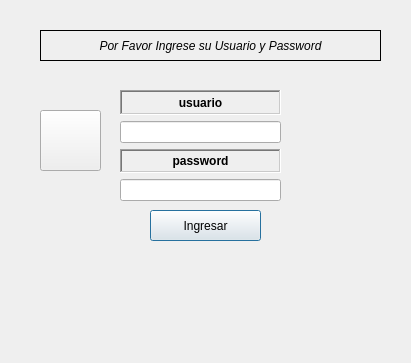
<?xml version="1.0" encoding="UTF-8"?>
<ui version="4.0">
 <class>DialogLogin</class>
 <widget class="QDialog" name="DialogLogin">
  <property name="geometry">
   <rect>
    <x>0</x>
    <y>0</y>
    <width>411</width>
    <height>363</height>
   </rect>
  </property>
  <property name="windowTitle">
   <string>Dialog</string>
  </property>
  <property name="windowIcon">
   <iconset>
    <activeon>:/icons/pix/oxygen/48x48/status/object-unlocked.png</activeon>
   </iconset>
  </property>
  <widget class="QPushButton" name="pushButton">
   <property name="geometry">
    <rect>
     <x>150</x>
     <y>210</y>
     <width>111</width>
     <height>31</height>
    </rect>
   </property>
   <property name="text">
    <string>Ingresar</string>
   </property>
   <property name="icon">
    <iconset>
     <activeon>:/icons/pix/oxygen/48x48/status/dialog-password.png</activeon>
    </iconset>
   </property>
   <property name="iconSize">
    <size>
     <width>22</width>
     <height>22</height>
    </size>
   </property>
  </widget>
  <widget class="QPushButton" name="pushButton_2">
   <property name="geometry">
    <rect>
     <x>40</x>
     <y>110</y>
     <width>61</width>
     <height>61</height>
    </rect>
   </property>
   <property name="text">
    <string/>
   </property>
   <property name="icon">
    <iconset>
     <activeon>:/icons/pix/oxygen/48x48/status/object-unlocked.png</activeon>
    </iconset>
   </property>
   <property name="iconSize">
    <size>
     <width>32</width>
     <height>32</height>
    </size>
   </property>
  </widget>
  <widget class="QLabel" name="label_3">
   <property name="geometry">
    <rect>
     <x>40</x>
     <y>30</y>
     <width>341</width>
     <height>31</height>
    </rect>
   </property>
   <property name="font">
    <font>
     <italic>true</italic>
     <underline>false</underline>
    </font>
   </property>
   <property name="frameShape">
    <enum>QFrame::Box</enum>
   </property>
   <property name="text">
    <string>Por Favor Ingrese su Usuario y Password</string>
   </property>
   <property name="alignment">
    <set>Qt::AlignCenter</set>
   </property>
  </widget>
  <widget class="QWidget" name="layoutWidget">
   <property name="geometry">
    <rect>
     <x>120</x>
     <y>90</y>
     <width>161</width>
     <height>111</height>
    </rect>
   </property>
   <layout class="QVBoxLayout" name="verticalLayout_3">
    <item>
     <layout class="QVBoxLayout" name="verticalLayout">
      <item>
       <widget class="QLabel" name="label">
        <property name="font">
         <font>
          <weight>75</weight>
          <bold>true</bold>
          <underline>false</underline>
          <strikeout>false</strikeout>
          <stylestrategy>PreferDefault</stylestrategy>
         </font>
        </property>
        <property name="frameShape">
         <enum>QFrame::WinPanel</enum>
        </property>
        <property name="frameShadow">
         <enum>QFrame::Sunken</enum>
        </property>
        <property name="text">
         <string>usuario</string>
        </property>
        <property name="alignment">
         <set>Qt::AlignCenter</set>
        </property>
       </widget>
      </item>
      <item>
       <widget class="QLineEdit" name="usuario">
        <property name="minimumSize">
         <size>
          <width>0</width>
          <height>0</height>
         </size>
        </property>
        <property name="layoutDirection">
         <enum>Qt::RightToLeft</enum>
        </property>
        <property name="alignment">
         <set>Qt::AlignCenter</set>
        </property>
       </widget>
      </item>
     </layout>
    </item>
    <item>
     <layout class="QVBoxLayout" name="verticalLayout_2">
      <item>
       <widget class="QLabel" name="label_2">
        <property name="font">
         <font>
          <weight>75</weight>
          <bold>true</bold>
         </font>
        </property>
        <property name="frameShape">
         <enum>QFrame::WinPanel</enum>
        </property>
        <property name="frameShadow">
         <enum>QFrame::Sunken</enum>
        </property>
        <property name="text">
         <string>password</string>
        </property>
        <property name="alignment">
         <set>Qt::AlignCenter</set>
        </property>
       </widget>
      </item>
      <item>
       <widget class="QLineEdit" name="password">
        <property name="layoutDirection">
         <enum>Qt::RightToLeft</enum>
        </property>
        <property name="echoMode">
         <enum>QLineEdit::Password</enum>
        </property>
        <property name="alignment">
         <set>Qt::AlignCenter</set>
        </property>
       </widget>
      </item>
     </layout>
    </item>
   </layout>
  </widget>
  <widget class="QLabel" name="mensaje">
   <property name="geometry">
    <rect>
     <x>40</x>
     <y>270</y>
     <width>331</width>
     <height>51</height>
    </rect>
   </property>
   <property name="font">
    <font>
     <weight>75</weight>
     <bold>true</bold>
    </font>
   </property>
   <property name="text">
    <string/>
   </property>
   <property name="alignment">
    <set>Qt::AlignCenter</set>
   </property>
  </widget>
 </widget>
 <resources/>
 <connections/>
</ui>
